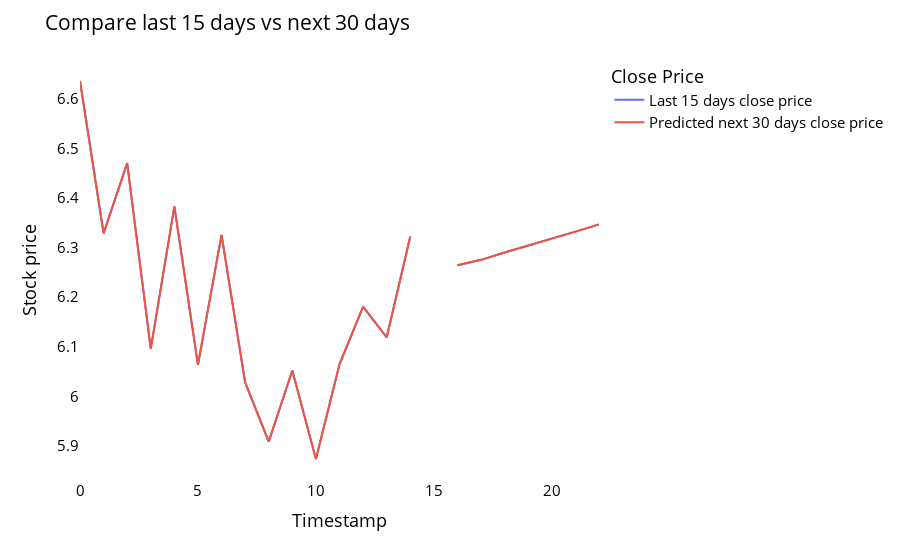

Notebook code for this chart:
### Code cell
temp_mat = np.empty((len(last_days)+pred_days+1,1))
temp_mat[:] = np.nan
temp_mat = temp_mat.reshape(1,-1).tolist()[0]

last_original_days_value = temp_mat
next_predicted_days_value = temp_mat

last_original_days_value[0:time_step+1] = scaler.inverse_transform(closedf[len(closedf)-time_step:]).reshape(1,-1).tolist()[0]
next_predicted_days_value[time_step+1:] = scaler.inverse_transform(np.array(lst_output).reshape(-1,1)).reshape(1,-1).tolist()[0]

new_pred_plot = pd.DataFrame({
    'last_original_days_value':last_original_days_value,
    'next_predicted_days_value':next_predicted_days_value
})

names = cycle(['Last 15 days close price','Predicted next 30 days close price'])

fig = px.line(new_pred_plot,x=new_pred_plot.index, y=[new_pred_plot['last_original_days_value'],
                                                      new_pred_plot['next_predicted_days_value']],
              labels={'value': 'Stock price','index': 'Timestamp'})
fig.update_layout(title_text='Compare last 15 days vs next 30 days',
                  plot_bgcolor='white', font_size=15, font_color='black',legend_title_text='Close Price')

fig.for_each_trace(lambda t:  t.update(name = next(names)))
fig.update_xaxes(showgrid=False)
fig.update_yaxes(showgrid=False)
fig.show()
fbitfile= open("dot.txt", "wb")
pickle.dump((next_predicted_days_value),fbitfile)
fbitfile.close()

### Figure 1 — Plotly figure (JSON) as saved in the notebook; plotly's stock layout.template omitted (floating-point values rounded to 4 significant figures)
{"data": [{"hovertemplate": "variable=last_original_days_value<br>Timestamp=%{x}<br>Stock price=%{y}<extra></extra>", "legendgroup": "last_original_days_value", "line": {"color": "#636efa", "dash": "solid"}, "marker": {"symbol": "circle"}, "mode": "lines", "name": "Last 15 days close price", "orientation": "v", "showlegend": true, "type": "scatter", "x": [0, 1, 2, 3, 4, 5, 6, 7, 8, 9, 10, 11, 12, 13, 14, 15, 16, 17, 18, 19, 20, 21, 22], "xaxis": "x", "y": [6.636, 6.329, 6.47, 6.096, 6.383, 6.063, 6.325, 6.028, 5.909, 6.052, 5.874, 6.064, 6.181, 6.119, 6.322, null, 6.264, 6.275, 6.29, 6.304, 6.319, 6.332, 6.347], "yaxis": "y"}, {"hovertemplate": "variable=next_predicted_days_value<br>Timestamp=%{x}<br>Stock price=%{y}<extra></extra>", "legendgroup": "next_predicted_days_value", "line": {"color": "#EF553B", "dash": "solid"}, "marker": {"symbol": "circle"}, "mode": "lines", "name": "Predicted next 30 days close price", "orientation": "v", "showlegend": true, "type": "scatter", "x": [0, 1, 2, 3, 4, 5, 6, 7, 8, 9, 10, 11, 12, 13, 14, 15, 16, 17, 18, 19, 20, 21, 22], "xaxis": "x", "y": [6.636, 6.329, 6.47, 6.096, 6.383, 6.063, 6.325, 6.028, 5.909, 6.052, 5.874, 6.064, 6.181, 6.119, 6.322, null, 6.264, 6.275, 6.29, 6.304, 6.319, 6.332, 6.347], "yaxis": "y"}], "layout": {"font": {"color": "black", "size": 15}, "legend": {"title": {"text": "Close Price"}, "tracegroupgap": 0}, "margin": {"t": 60}, "plot_bgcolor": "white", "title": {"text": "Compare last 15 days vs next 30 days"}, "xaxis": {"anchor": "y", "domain": [0, 1], "showgrid": false, "title": {"text": "Timestamp"}}, "yaxis": {"anchor": "x", "domain": [0, 1], "showgrid": false, "title": {"text": "Stock price"}}}}
